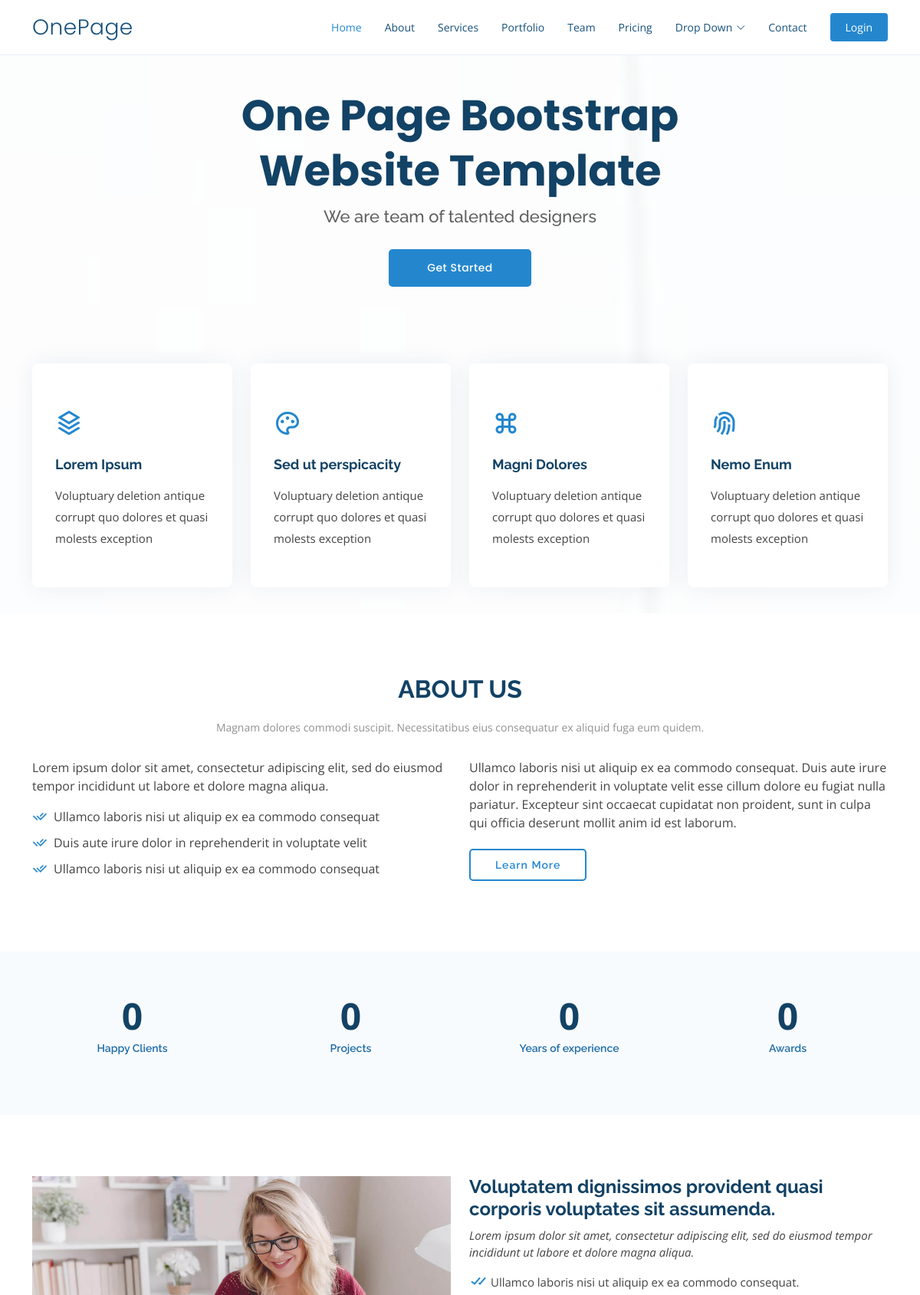
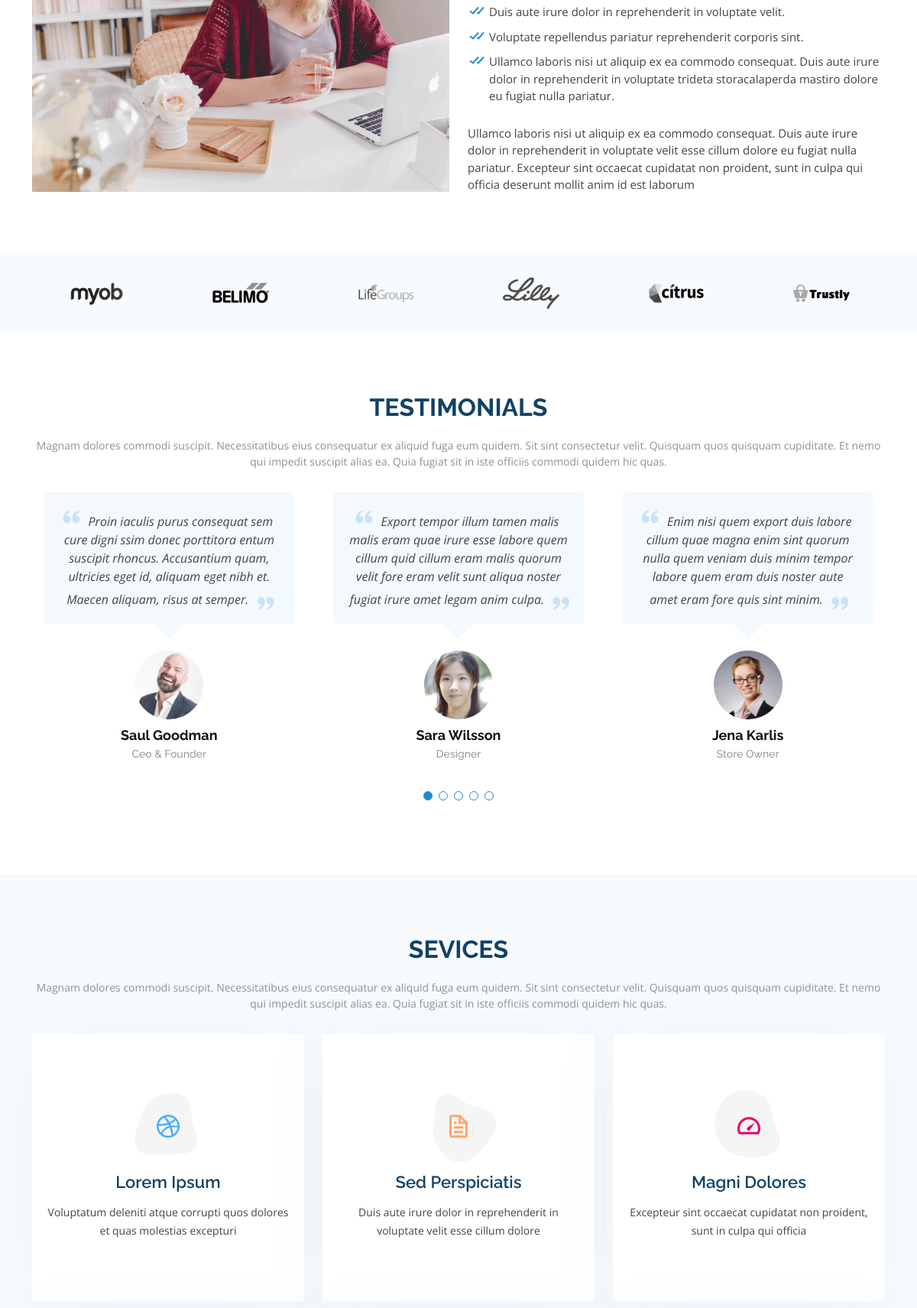
The page / (upper part) on the database its author committed (2 pictures, top to bottom).
### app1/models.py (models this page shows)
class Feature(models.Model):
    title = models.CharField(max_length=100)
    details = models.TextField()
    image = models.CharField(max_length=100)

### app1/views.py (the view)
# urls.py: path('', views.index, name='index'),
def index(request):
    context = Feature.objects.all()
    return render(request, 'index.html', {'context': context})

### templates/index.html (shortened to what this page needs)
<!DOCTYPE html>
{% load static %}
<html lang="en">
<head>
  <link href="{% static 'assets/vendor/aos/aos.css' %}" rel="stylesheet">
  <link href="{% static 'assets/vendor/bootstrap/css/bootstrap.min.css' %}" rel="stylesheet">
  <link href="{% static 'assets/vendor/bootstrap-icons/bootstrap-icons.css' %}" rel="stylesheet">
  <link href="{% static 'assets/vendor/boxicons/css/boxicons.min.css' %}" rel="stylesheet">
  <link href="{% static 'assets/vendor/glightbox/css/glightbox.min.css' %}" rel="stylesheet">
  <link href="{% static 'assets/vendor/remixicon/remixicon.css' %}" rel="stylesheet">
  <link href="{% static 'assets/vendor/swiper/swiper-bundle.min.css' %}" rel="stylesheet">
  <link href="{% static 'assets/css/style.css' %}" rel="stylesheet">
</head>
<body>
  <header id="header" class="fixed-top">
    <div class="container d-flex align-items-center justify-content-between">
      <h1 class="logo"><a href="index.html">OnePage</a></h1>
      <nav id="navbar" class="navbar">
        <ul>
          <li><a class="nav-link scrollto active" href="#hero">Home</a></li>
          <li><a class="nav-link scrollto" href="#about">About</a></li>
          <li><a class="nav-link scrollto" href="#services">Services</a></li>
          <li><a class="nav-link scrollto o" href="#portfolio">Portfolio</a></li>
          <li><a class="nav-link scrollto" href="#team">Team</a></li>
          <li><a class="nav-link scrollto" href="#pricing">Pricing</a></li>
          <li class="dropdown"><a href="#"><span>Drop Down</span> <i class="bi bi-chevron-down"></i></a>
          </li>
          <li><a class="nav-link scrollto" href="#contact">Contact</a></li>
          {% if user.is_authenticated %}
            <li><a class="getstarted scrollto" href="logout">Logout</a></li>
          {% else %}
            <li><a class="getstarted scrollto" href="login">Login</a></li>
          {% endif %}
        </ul>
      </nav>
    </div>
  </header>
  <section id="hero" class="d-flex align-items-center">
    <div class="container position-relative" data-aos="fade-up" data-aos-delay="100">
      <div class="row justify-content-center">
        <div class="col-xl-7 col-lg-9 text-center">
          {% if user.is_authenticated %}
              <h1>Welcome, {{ user.username }}</h1>
          {% else %}
          <h1>One Page Bootstrap Website Template</h1>
          {% endif %}
          <h2>We are team of talented designers</h2>
        </div>
      </div>
      <div class="text-center">
        <a href="#about" class="btn-get-started scrollto">Get Started</a>
      </div>
      <div class="row icon-boxes">
        {% for feature in context %}
        <div class="col-md-6 col-lg-3 d-flex align-items-stretch mb-5 mb-lg-0" data-aos="zoom-in" data-aos-delay="200">
          <div class="icon-box">
            <div class="icon"><i class="{{feature.image}}"></i></div>
            <h4 class="title"><a href="">{{feature.title}}</a></h4>
            <p class="description">{{feature.details}}</p>
          </div>
        </div>
        {% endfor %}
      </div>
    </div>
  </section>
  <main id="main">
    <section id="about" class="about">
      <div class="container" data-aos="fade-up">
        <div class="section-title">
          <h2>About Us</h2>
          <p>Magnam dolores commodi suscipit. Necessitatibus eius consequatur ex aliquid fuga eum quidem. </p>
        </div>
        <div class="row content">
          <div class="col-lg-6">
            <p>
              Lorem ipsum dolor sit amet, consectetur adipiscing elit, sed do eiusmod tempor incididunt ut labore et dolore
              magna aliqua.
            </p>
            <ul>
              <li><i class="ri-check-double-line"></i> Ullamco laboris nisi ut aliquip ex ea commodo consequat</li>
              <li><i class="ri-check-double-line"></i> Duis aute irure dolor in reprehenderit in voluptate velit</li>
              <li><i class="ri-check-double-line"></i> Ullamco laboris nisi ut aliquip ex ea commodo consequat</li>
            </ul>
          </div>
          <div class="col-lg-6 pt-4 pt-lg-0">
            <p>
              Ullamco laboris nisi ut aliquip ex ea commodo consequat. Duis aute irure dolor in reprehenderit in voluptate
              velit esse cillum dolore eu fugiat nulla pariatur. Excepteur sint occaecat cupidatat non proident, sunt in
              culpa qui officia deserunt mollit anim id est laborum.
            </p>
            <a href="#" class="btn-learn-more">Learn More</a>
          </div>
        </div>
      </div>
    </section>
    <section id="counts" class="counts section-bg">
      <div class="container">
        <div class="row justify-content-end">
          <div class="col-lg-3 col-md-5 col-6 d-md-flex align-items-md-stretch">
            <div class="count-box">
              <span data-purecounter-start="0" data-purecounter-end="65" data-purecounter-duration="2" class="purecounter"></span>
              <p>Happy Clients</p>
            </div>
          </div>
          <div class="col-lg-3 col-md-5 col-6 d-md-flex align-items-md-stretch">
            <div class="count-box">
              <span data-purecounter-start="0" data-purecounter-end="85" data-purecounter-duration="2" class="purecounter"></span>
              <p>Projects</p>
            </div>
          </div>
          <div class="col-lg-3 col-md-5 col-6 d-md-flex align-items-md-stretch">
            <div class="count-box">
              <span data-purecounter-start="0" data-purecounter-end="30" data-purecounter-duration="2" class="purecounter"></span>
              <p>Years of experience</p>
            </div>
          </div>
          <div class="col-lg-3 col-md-5 col-6 d-md-flex align-items-md-stretch">
            <div class="count-box">
              <span data-purecounter-start="0" data-purecounter-end="20" data-purecounter-duration="2" class="purecounter"></span>
              <p>Awards</p>
            </div>
          </div>
        </div>
      </div>
    </section>
    <section id="about-video" class="about-video">
      <div class="container" data-aos="fade-up">
        <div class="row">
          <div class="col-lg-6 video-box align-self-baseline" data-aos="fade-right" data-aos-delay="100">
            <img src="{% static 'assets/img/about-video.jpg' %}" class="img-fluid" alt="">
          </div>
          <div class="col-lg-6 pt-3 pt-lg-0 content" data-aos="fade-left" data-aos-delay="100">
            <h3>Voluptatem dignissimos provident quasi corporis voluptates sit assumenda.</h3>
            <p class="fst-italic">
              Lorem ipsum dolor sit amet, consectetur adipiscing elit, sed do eiusmod tempor incididunt ut labore et dolore
              magna aliqua.
            </p>
            <ul>
              <li><i class="bx bx-check-double"></i> Ullamco laboris nisi ut aliquip ex ea commodo consequat.</li>
              <li><i class="bx bx-check-double"></i> Duis aute irure dolor in reprehenderit in voluptate velit.</li>
              <li><i class="bx bx-check-double"></i> Voluptate repellendus pariatur reprehenderit corporis sint.</li>
              <li><i class="bx bx-check-double"></i> Ullamco laboris nisi ut aliquip ex ea commodo consequat. Duis aute irure dolor in reprehenderit in voluptate trideta storacalaperda mastiro dolore eu fugiat nulla pariatur.</li>
            </ul>
            <p>
              Ullamco laboris nisi ut aliquip ex ea commodo consequat. Duis aute irure dolor in reprehenderit in voluptate
              velit esse cillum dolore eu fugiat nulla pariatur. Excepteur sint occaecat cupidatat non proident, sunt in
              culpa qui officia deserunt mollit anim id est laborum
            </p>
          </div>
        </div>
      </div>
    </section>
    <section id="clients" class="clients section-bg">
      <div class="container">
        <div class="row">
          <div class="col-lg-2 col-md-4 col-6 d-flex align-items-center justify-content-center" data-aos="zoom-in">
            <img src="{% static 'assets/img/clients/client-1.png' %}" class="img-fluid" alt="">
          </div>
          <div class="col-lg-2 col-md-4 col-6 d-flex align-items-center justify-content-center" data-aos="zoom-in">
            <img src="{% static 'assets/img/clients/client-2.png' %}" class="img-fluid" alt="">
          </div>
          <div class="col-lg-2 col-md-4 col-6 d-flex align-items-center justify-content-center" data-aos="zoom-in">
            <img src="{% static 'assets/img/clients/client-3.png' %}" class="img-fluid" alt="">
          </div>
          <div class="col-lg-2 col-md-4 col-6 d-flex align-items-center justify-content-center" data-aos="zoom-in">
            <img src="{% static 'assets/img/clients/client-4.png' %}" class="img-fluid" alt="">
          </div>
          <div class="col-lg-2 col-md-4 col-6 d-flex align-items-center justify-content-center" data-aos="zoom-in">
            <img src="{% static 'assets/img/clients/client-5.png' %}" class="img-fluid" alt="">
          </div>
          <div class="col-lg-2 col-md-4 col-6 d-flex align-items-center justify-content-center" data-aos="zoom-in">
            <img src="{% static 'assets/img/clients/client-6.png' %}" class="img-fluid" alt="">
          </div>
        </div>
      </div>
    </section>
    <section id="testimonials" class="testimonials">
      <div class="container" data-aos="fade-up">
        <div class="section-title">
          <h2>Testimonials</h2>
          <p>Magnam dolores commodi suscipit. Necessitatibus eius consequatur ex aliquid fuga eum quidem. Sit sint consectetur velit. Quisquam quos quisquam cupiditate. Et nemo qui impedit suscipit alias ea. Quia fugiat sit in iste officiis commodi quidem hic quas.</p>
        </div>
        <div class="testimonials-slider swiper" data-aos="fade-up" data-aos-delay="100">
          <div class="swiper-wrapper">
            <div class="swiper-slide">
              <div class="testimonial-item">
                <p>
                  <i class="bx bxs-quote-alt-left quote-icon-left"></i>
                  Proin iaculis purus consequat sem cure digni ssim donec porttitora entum suscipit rhoncus. Accusantium quam, ultricies eget id, aliquam eget nibh et. Maecen aliquam, risus at semper.
                  <i class="bx bxs-quote-alt-right quote-icon-right"></i>
                </p>
                <img src="{% static 'assets/img/testimonials/testimonials-1.jpg' %}" class="testimonial-img" alt="">
                <h3>Saul Goodman</h3>
                <h4>Ceo &amp; Founder</h4>
              </div>
            </div>
            <div class="swiper-slide">
              <div class="testimonial-item">
                <p>
                  <i class="bx bxs-quote-alt-left quote-icon-left"></i>
                  Export tempor illum tamen malis malis eram quae irure esse labore quem cillum quid cillum eram malis quorum velit fore eram velit sunt aliqua noster fugiat irure amet legam anim culpa.
                  <i class="bx bxs-quote-alt-right quote-icon-right"></i>
                </p>
                <img src="{% static 'assets/img/testimonials/testimonials-2.jpg' %}" class="testimonial-img" alt="">
                <h3>Sara Wilsson</h3>
                <h4>Designer</h4>
              </div>
            </div>
            <div class="swiper-slide">
              <div class="testimonial-item">
                <p>
                  <i class="bx bxs-quote-alt-left quote-icon-left"></i>
                  Enim nisi quem export duis labore cillum quae magna enim sint quorum nulla quem veniam duis minim tempor labore quem eram duis noster aute amet eram fore quis sint minim.
                  <i class="bx bxs-quote-alt-right quote-icon-right"></i>
                </p>
                <img src="{% static 'assets/img/testimonials/testimonials-3.jpg' %}" class="testimonial-img" alt="">
                <h3>Jena Karlis</h3>
                <h4>Store Owner</h4>
              </div>
            </div>
          </div>
          <div class="swiper-pagination"></div>
        </div>
      </div>
    </section>
    <section id="services" class="services section-bg">
      <div class="container" data-aos="fade-up">
        <div class="section-title">
          <h2>Sevices</h2>
          <p>Magnam dolores commodi suscipit. Necessitatibus eius consequatur ex aliquid fuga eum quidem. Sit sint consectetur velit. Quisquam quos quisquam cupiditate. Et nemo qui impedit suscipit alias ea. Quia fugiat sit in iste officiis commodi quidem hic quas.</p>
        </div>
        <div class="row">
          <div class="col-lg-4 col-md-6 d-flex align-items-stretch" data-aos="zoom-in" data-aos-delay="100">
            <div class="icon-box iconbox-blue">
              <div class="icon">
                <i class="bx bxl-dribbble"></i>
              </div>
              <h4><a href="">Lorem Ipsum</a></h4>
              <p>Voluptatum deleniti atque corrupti quos dolores et quas molestias excepturi</p>
            </div>
          </div>
          <div class="col-lg-4 col-md-6 d-flex align-items-stretch mt-4 mt-md-0" data-aos="zoom-in" data-aos-delay="200">
            <div class="icon-box iconbox-orange ">
              <div class="icon">
                <i class="bx bx-file"></i>
              </div>
              <h4><a href="">Sed Perspiciatis</a></h4>
              <p>Duis aute irure dolor in reprehenderit in voluptate velit esse cillum dolore</p>
            </div>
          </div>
          <div class="col-lg-4 col-md-6 d-flex align-items-stretch mt-4 mt-lg-0" data-aos="zoom-in" data-aos-delay="300">
            <div class="icon-box iconbox-pink">
              <div class="icon">
                <i class="bx bx-tachometer"></i>
              </div>
              <h4><a href="">Magni Dolores</a></h4>
              <p>Excepteur sint occaecat cupidatat non proident, sunt in culpa qui officia</p>
            </div>
          </div>
        </div>
      </div>
    </section>
  </main>
</body>
</html>

### rows shown on the page
Feature: title "Lorem Ipsum", details "Voluptuary deletion antique corrupt quo dolores et quasi molests exception"
Feature: title "Sed ut perspicacity", details "Voluptuary deletion antique corrupt quo dolores et quasi molests exception"
Feature: title "Magni Dolores", details "Voluptuary deletion antique corrupt quo dolores et quasi molests exception"
Feature: title "Nemo Enum", details "Voluptuary deletion antique corrupt quo dolores et quasi molests exception"
